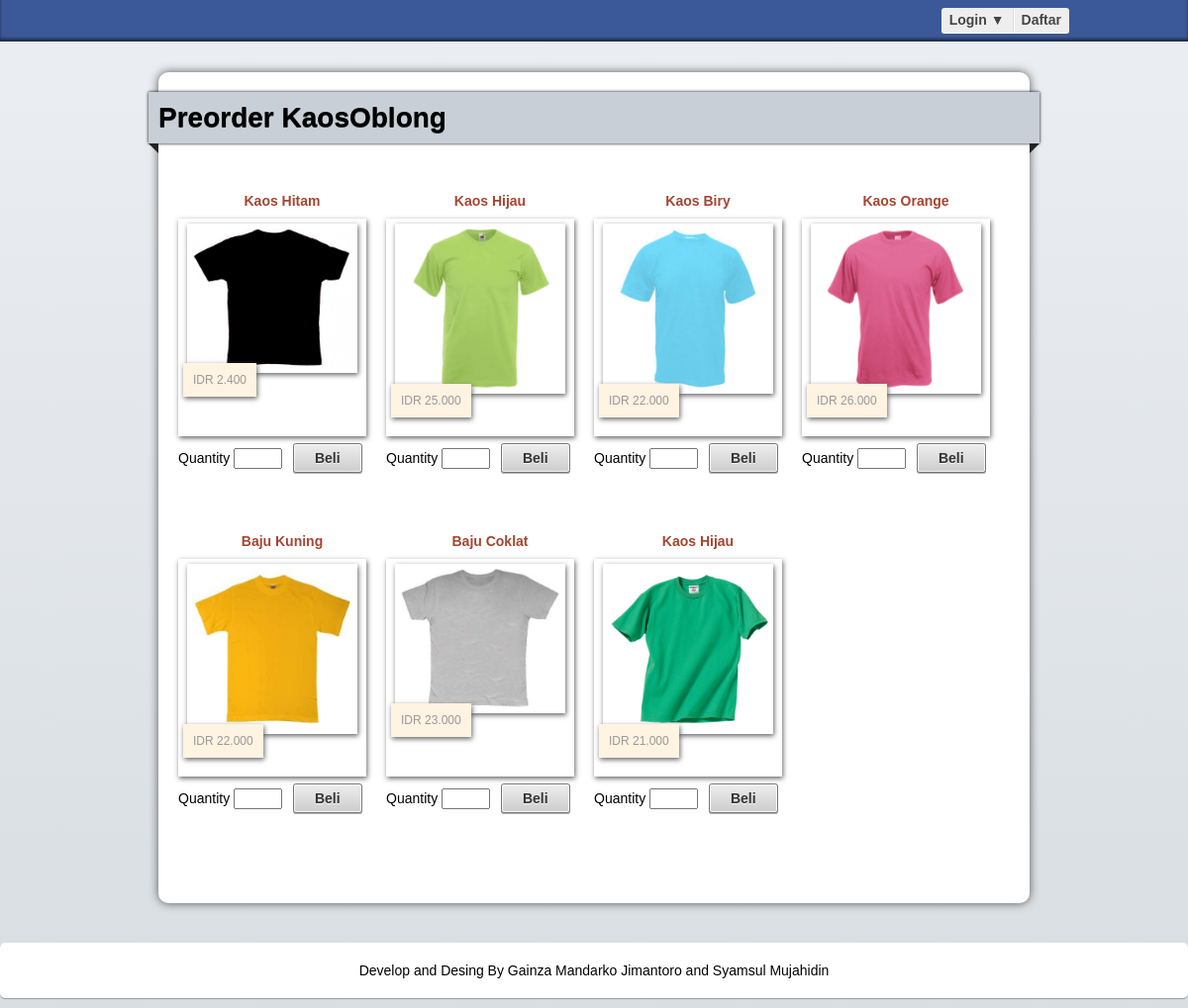
The page / on the database its author committed.
### tables this page shows
CREATE TABLE IF NOT EXISTS `produk` (
  `id_produk` int(128) NOT NULL AUTO_INCREMENT,
  `nama_produk` varchar(255) NOT NULL,
  `harga` varchar(255) NOT NULL,
  `gambar` varchar(60) NOT NULL,
  `kategori` varchar(60) NOT NULL,
  PRIMARY KEY (`id_produk`)
);

### application/controllers/login/show_form.php (called while the page is built, shortened)
<?php if(!defined("BASEPATH")) exit ("tidak ada akses secara langsung");
class Show_form extends CI_Controller{
    function __construct() {
        $this->load->model('model_produk');
    }
    function index(){
        $data['main_view'] = 'tampil_barang';
        $row = $this->model_produk->isset_produk();
        if($row->num_rows > 0){
                $data['produk'] = $this->model_produk->model_lihat_produk();
        }else{
            $data['produk'] = "Data Masih Kosong";
        }
        $this->load->view('template', $data);
    }
}
?>

### index.php (called while the page is built, shortened)
<?php
require_once BASEPATH.'core/CodeIgniter.php';

### application/models/model_produk.php (called while the page is built, shortened)
<?php
class Model_produk extends CI_Model {
    function model_lihat_produk() {
        $query = $this->db->get('produk');
        return $query->result();
    }
}
?>

### application/views/tampil_barang.php (the view, shortened to what this page needs)
<ul class="column">
    <?php
        $quantity = array(
                    'name'        => 'quantity',
                    'maxlength'   => '3',
                    'size'        => '3',
                    );
        foreach ($produk as $value) {
            $harga = number_format($value->harga,0,",",".");
            echo "<li>   <div id='merek'>$value->nama_produk</div>
                         <div class='block'>
                            <img src=".base_url()."include/gambar/$value->gambar>
                            <span class='harga'>IDR $harga</span>
                         </div>";
            echo form_open('member/control_crud_produk/masuk_cart');
            echo form_label('Quantity');
            echo " ".form_input($quantity);
            echo form_submit('submit','Beli', 'class="button"');
            echo form_close();
            echo "         </li>";
        }
    ?>
</ul>

### application/views/template.php (shortened to what this page needs)
<html>
    <head>
    </head>
    <body>
            <?php echo $this->load->view('login/view_form_login'); ?>
        <div id="konten">
            <h1 class="left">Preorder KaosOblong</h1>
            <?php echo $this->load->view($main_view);?>
        </div>
    </body>
    <footer>
        <article>Develop and Desing By Gainza Mandarko Jimantoro and Syamsul Mujahidin</article>
    </footer>
</html>

### application/views/login/view_form_login.php (shortened to what this page needs)
<header class="cf">
    <nav>
        <ul>
            <li id="login">
                <a id="login-trigger" href="#">
                    Login <span>&#x25BC</span>
                </a>
            </li>
            <li id="signup">
                <?php echo anchor('/login/register', 'Daftar'); ?>
            </li>
        </ul>
    </nav>
</header>

### include/CSS/layoutNew.css (style rules this page uses)
body { font: 14px 'Lucida Sans Unicode', 'Trebuchet MS', Arial, Helvetica; margin: 0; background-color: #d9dee2; background: #fff; background-image: -webkit-gradient(linear, left top, left bottom, from(#ebeef2), to(#d9dee2)); background-image: -webkit-linear-gradient(top, #ebeef2, #d9dee2); background-image: -moz-linear-gradient(top, #ebeef2, #d9dee2); background-image: -ms-linear-gradient(top, #ebeef2, #d9dee2); background-image: -o-linear-gradient(top, #ebeef2, #d9dee2); background-image: linear-gradient(top, #ebeef2, #d9dee2); height: auto; }
#konten { margin: 30px auto; padding: 20px; width: 70%; background: #fff; font-family: 'trebuchet MS', Arial, helvetica; min-height: 800px; -moz-border-radius: 10px; border-radius: 10px; -moz-box-shadow: 0 0 10px #555; -webkit-box-shadow: 0 0 10px #555; box-shadow: 0 0 10px #555; height: auto; }
article { position: relative; padding: 20px; margin: 0 0 0px 0; text-align: center; background: #fff; -moz-box-shadow: 0 1px 1px #999; -webkit-box-shadow: 0 1px 1px #999; box-shadow: 0 1px 1px #999; -moz-border-radius:5px; -webkit-border-radius:5px; border-radius:5px; }
article:before, article:after { z-index: -1; position: absolute; content: ""; left: 10px; width: 50%; max-width:300px; background: rgba(0, 0, 0, 0.7); -webkit-box-shadow: 0 15px 10px rgba(0,0,0, 0.7); -moz-box-shadow: 0 15px 10px rgba(0, 0, 0, 0.7); box-shadow: 0 15px 10px rgba(0, 0, 0, 0.7); -webkit-transform: rotate(-3deg); -moz-transform: rotate(-3deg); -o-transform: rotate(-3deg); -ms-transform: rotate(-3deg); transform: rotate(-3deg); }
article:after { -webkit-transform: rotate(3deg); -moz-transform: rotate(3deg); -o-transform: rotate(3deg); -ms-transform: rotate(3deg); transform: rotate(3deg); right: 10px; left: auto; }
footer { text-align: right; width: 100%; padding: 10px 0; }
#merek { color: #a64530; font-size: 14px; text-align: center; font-weight: bold; margin-bottom: 10px; }

### include/CSS/ribbons.css (style rules this page uses)
h1:after, h1:before, h2:after, h2:before, #twitter-follow:after, #twitter-follow:before { content: ''; position: absolute; }
h1 { text-align: left; position: relative; color: #000; margin: 0 -30px 30px -30px; padding: 10px 0 10px 10px; text-shadow: 0 1px rgba(0,0,0,.8); background: #c9cfd6; -moz-box-shadow: 0 0 3px #000; -webkit-box-shadow: 0 0 3px #000; box-shadow: 0 0 3px #000; -moz-border-radius: 4px 4px 4px 4px; }
h1:before, h1:after { content: ''; position: absolute; border-style: solid; border-color: transparent; bottom: -10px; }
h1:before { border-width: 0 10px 10px 0; border-right-color: #222; left: 0; }
h1:after { border-width: 0 0 10px 10px; border-left-color: #222; right: 0; }

### include/CSS/login.css (style rules this page uses)
article, aside, details, figcaption, figure, footer, header, hgroup, menu, nav, section { display: block; }
.cf:before, .cf:after { content:""; display:table; }
.cf:after { clear:both; }
.cf { zoom:1; }
header { padding: 8px 10%; border-bottom: 1px solid #fff; background-color: #3b5998; -moz-box-shadow: 0 -3px 3px rgba(0,0,0,0) inset; -webkit-box-shadow: 0 -3px 3px rgba(0,0,0,.5) inset; box-shadow: 0 -3px 3px rgba(0,0,0,.5) inset; }
nav ul { margin: 0; padding: 0; list-style: none; position: relative; float: right; background: #eee; border-bottom: 1px solid #fff; -moz-border-radius: 3px; -webkit-border-radius: 3px; border-radius: 3px; }
nav li { float: left; }
nav #login { border-right: 1px solid #ddd; -moz-box-shadow: 1px 0 0 #fff; -webkit-box-shadow: 1px 0 0 #fff; box-shadow: 1px 0 0 #fff; }
nav #login-trigger, nav #signup a { display: inline-block; height: 25px; line-height: 25px; font-weight: bold; padding: 0 8px; text-decoration: none; color: #444; text-shadow: 0 1px 0 #fff; }
nav #signup a { -moz-border-radius: 0 3px 3px 0; -webkit-border-radius: 0 3px 3px 0; border-radius: 0 3px 3px 0; }
nav #login-trigger { -moz-border-radius: 3px 0 0 3px; -webkit-border-radius: 3px 0 0 3px; border-radius: 3px 0 0 3px; }

### rows shown on the page
produk: nama_produk "Kaos Hitam", gambar (picture), harga "2.400"
produk: nama_produk "Kaos Hijau", gambar (picture), harga "25.000"
produk: nama_produk "Kaos Biry", gambar (picture), harga "22.000"
produk: nama_produk "Kaos Orange", gambar (picture), harga "26.000"
produk: nama_produk "Baju Kuning", gambar (picture), harga "22.000"
produk: nama_produk "Baju Coklat", gambar (picture), harga "23.000"
produk: nama_produk "Kaos Hijau", gambar (picture), harga "21.000"

### other values the page prints
anchor('/login/register', 'Daftar') "Daftar"
